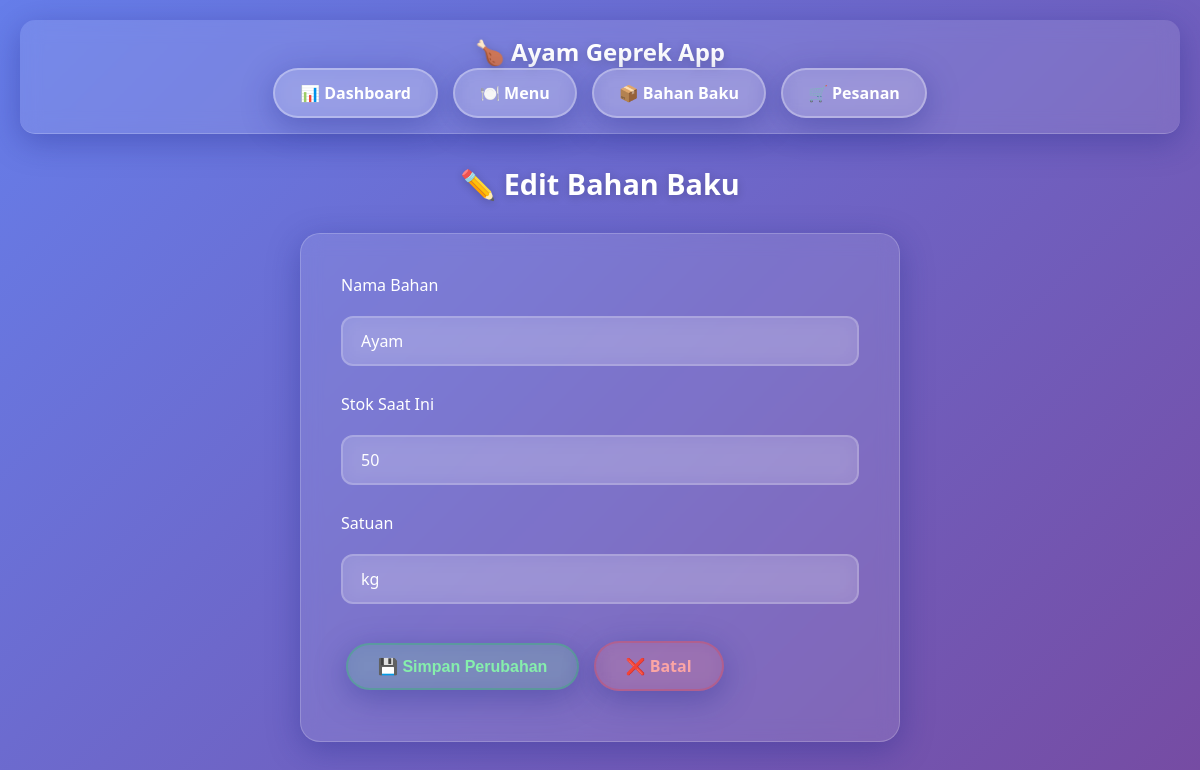
The app's page /bahan/bahan_edit.php?id=1 with its own data.
### tables this page shows
CREATE TABLE Bahan_Baku (
    id_bahan INT AUTO_INCREMENT PRIMARY KEY,
    nama_bahan VARCHAR(100),
    stok_saat_ini INT,
    satuan VARCHAR(50)
);

### bahan/bahan_edit.php (the view, shortened to what this page needs)
<?php include '../header.php'; ?>
<?php include '../koneksi.php'; ?>
<h2>✏️ Edit Bahan Baku</h2>
<?php
$id = $_GET['id'];
$data = mysqli_query($conn, "SELECT * FROM Bahan_Baku WHERE id_bahan = $id");
$d = mysqli_fetch_array($data);
?>
<form method="POST">
    <div style="margin-bottom: 15px;">
        <label style="color: white; display: block; margin-bottom: 8px;">Nama Bahan</label>
        <input type="text" name="nama_bahan" value="<?= $d['nama_bahan']; ?>" required>
    </div>
    <div style="margin-bottom: 15px;">
        <label style="color: white; display: block; margin-bottom: 8px;">Stok Saat Ini</label>
        <input type="number" name="stok" value="<?= $d['stok_saat_ini']; ?>" required>
    </div>
    <div style="margin-bottom: 15px;">
        <label style="color: white; display: block; margin-bottom: 8px;">Satuan</label>
        <input type="text" name="satuan" value="<?= $d['satuan']; ?>" required>
    </div>
    <button type="submit" name="submit" style="background: rgba(34, 197, 94, 0.15); border: 2px solid rgba(34, 197, 94, 0.3); color: #86efac;">💾 Simpan Perubahan</button>
    <a href="bahan.php" class="btn" style="background: rgba(239, 68, 68, 0.15); border: 2px solid rgba(239, 68, 68, 0.3); color: #fca5a5;">❌ Batal</a>
</form>
<?php include '../footer.php'; ?>

### style.css (style rules this page uses)
* { margin: 0; padding: 0; box-sizing: border-box; }
body { font-family: 'Segoe UI', Tahoma, Geneva, Verdana, sans-serif; background: linear-gradient(135deg, #667eea 0%, #764ba2 100%); min-height: 100vh; color: #333; padding: 20px; }
h1, h2 { text-align: center; margin-bottom: 30px; color: white; text-shadow: 0 2px 10px rgba(0, 0, 0, 0.2); font-size: 2.2rem; }
h2 { font-size: 1.8rem; }
form { background: rgba(255, 255, 255, 0.1); backdrop-filter: blur(10px); -webkit-backdrop-filter: blur(10px); border: 1px solid rgba(255, 255, 255, 0.2); padding: 40px; border-radius: 20px; width: 90%; max-width: 600px; margin: 30px auto; box-shadow: 0 8px 32px 0 rgba(31, 38, 135, 0.37); }
input, select, textarea { padding: 12px 18px; margin: 12px 0; width: 100%; background: rgba(255, 255, 255, 0.15); backdrop-filter: blur(10px); -webkit-backdrop-filter: blur(10px); border: 2px solid rgba(255, 255, 255, 0.2); border-radius: 12px; color: white; font-size: 1rem; transition: all 0.3s ease; font-family: inherit; }
input::placeholder, select, textarea { color: rgba(255, 255, 255, 0.7); }
button, .btn { padding: 12px 30px; margin: 10px 5px; background: rgba(255, 255, 255, 0.15); backdrop-filter: blur(10px); -webkit-backdrop-filter: blur(10px); border: 2px solid rgba(255, 255, 255, 0.3); color: white; border-radius: 25px; cursor: pointer; font-weight: 600; font-size: 1rem; transition: all 0.3s ease; display: inline-block; text-decoration: none; box-shadow: 0 8px 32px 0 rgba(31, 38, 135, 0.37); }

### records on screen
bahan_baku: nama_bahan "Ayam", stok "50", satuan "kg"
